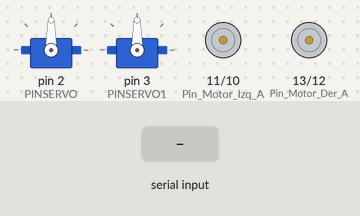
Recording of a sketch running on a simulated Arduino Uno, built with avr-gcc and run on an emulated ATmega328P. On the bench: 2 × servo, motor-driver pin pairs drawn as motors (green arrow = first pin HIGH = forward, orange = second pin HIGH = backward, longer = more drive). The inputs (shaded band) are chosen by the test bench.

Above: at 1.2 s.
1.3 s: "1" received over the second serial link
At 2.5 s:
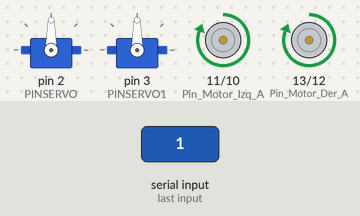
2.8 s: "4" received over the second serial link
At 3.8 s:
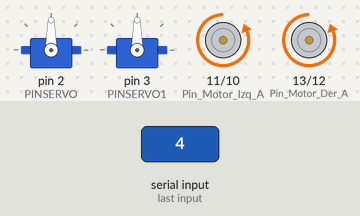
4.3 s: "2" received over the second serial link
At 5.0 s:
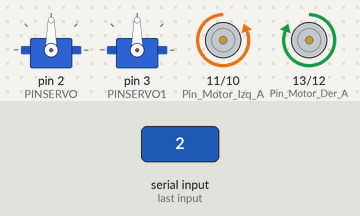
5.8 s: "3" received over the second serial link
At 6.1 s:
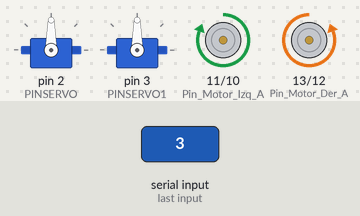
7.3 s: "a" received over the second serial link
At 8.4 s:
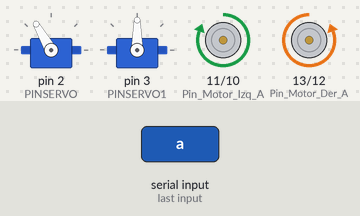
8.8 s: "5" received over the second serial link
At 9.6 s:
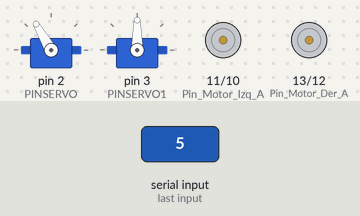
Timing chart, 0 to 11.3 s (numbered marks = the images above; inputs shaded):
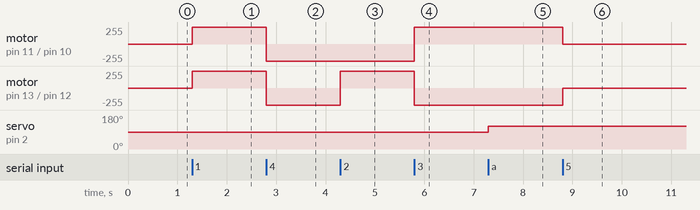

Measured:
- after the input at 1.3 s, motor on pin 11 (Pin_Motor_Izq_A) / pin 10 (Pin_Motor_Izq_B), motor on pin 13 (Pin_Motor_Der_A) / pin 12 (Pin_Motor_Der_B): stopped → forward 255/255 at once
- after the input at 2.8 s, motor on pin 11 (Pin_Motor_Izq_A) / pin 10 (Pin_Motor_Izq_B), motor on pin 13 (Pin_Motor_Der_A) / pin 12 (Pin_Motor_Der_B): forward 255/255 → backward 255/255 at once
- after the input at 4.3 s, motor on pin 13 (Pin_Motor_Der_A) / pin 12 (Pin_Motor_Der_B): backward 255/255 → forward 255/255 at once
- after the input at 5.8 s, motor on pin 11 (Pin_Motor_Izq_A) / pin 10 (Pin_Motor_Izq_B): backward 255/255 → forward 255/255 at once; motor on pin 13 (Pin_Motor_Der_A) / pin 12 (Pin_Motor_Der_B): forward 255/255 → backward 255/255 at once
- after the input at 7.3 s, servo on pin 2 (PINSERVO): 90° → 120° at once
- after the input at 8.8 s, motor on pin 11 (Pin_Motor_Izq_A) / pin 10 (Pin_Motor_Izq_B): forward 255/255 → stopped at once; motor on pin 13 (Pin_Motor_Der_A) / pin 12 (Pin_Motor_Der_B): backward 255/255 → stopped at once

The sketch:

Avances_finales.ino
```cpp
/*
PBOT
*/

#include <Servo.h>      // incluye libreria de Servo
#include <SoftwareSerial.h> // libreria que permite establecer pines digitales
        // para comunicacion serie

SoftwareSerial miBT(8, 9);  // pin 8 como TX, pin 9 como RX
Servo servo1;     // crea objeto servo1
Servo servo2;     // crea objeto servo2

int PINSERVO = 2;   // pin 2 conectado a señal del servo
int PINSERVO1 = 3;   // pin 3 conectado a señal del servo2
int PULSOMIN = 1000;    // pulso minimo en microsegundos
int PULSOMAX = 2000;    // pulso maximo en microsegundos

char dato = 0;      // variable para almacenar caracter recibido

//Pines de conexión del driver
int Pin_Motor_Der_A = 13;
int Pin_Motor_Der_B = 12;
int Pin_Motor_Izq_A = 11;
int Pin_Motor_Izq_B = 10;
int tiempo=0;

void setup(){
  miBT.begin(38400);    // comunicacion serie entre Arduino y el modulo a 38400 bps
  servo1.attach(PINSERVO, PULSOMIN, PULSOMAX);  // inicializacion de servo
  servo2.attach(PINSERVO1, PULSOMIN, PULSOMAX);  // inicializacion de servo

// configuramos los pines como salida
  pinMode(Pin_Motor_Der_A, OUTPUT);
  pinMode(Pin_Motor_Der_B, OUTPUT);
  pinMode(Pin_Motor_Izq_A, OUTPUT);
  pinMode(Pin_Motor_Izq_B, OUTPUT);
}

void loop(){
if (miBT.available()) {      // si hay informacion disponible desde modulo

  dato = miBT.read();   // almacena en DATO el caracter recibido desde modulo

  if( dato == '1' ){
    Mover_Adelante();
        tiempo=0;
  }

  if( dato == '4' ){
    Mover_Retroceso();
        tiempo=0;
  }

  if( dato == '2' ){
    Mover_Izquierda();
        tiempo=0;
  }

  if( dato == '3' ){
      Mover_Derecha();
        tiempo=0;
    }

  if( dato == '5' ){
      Mover_Stop();
        tiempo=0;
    }

  if (dato=='a') // Si el carácter recibido es a
      {
      int a = servo1.read() + 30   ;
        servo1.write(a);
      }

  if (dato=='b') // Si el carácter recibido es b
      {
      int a = servo1.read() - 30  ;
        servo1.write(a);    // ubica el servo a 0 grados
      }
  if (dato=='c') // Si el carácter recibido es c
      {
       int a = servo2.read() + 30   ;
       servo2.write(a);
      }

  if (dato=='d')
      {
      int a = servo2.read() - 30  ;
      servo2.write(a);    // ubica el servo a 0 grados
      }

 if(tiempo<200) // 100 cilcos de 1ms
  {
    tiempo=tiempo+1;
  }
  else   //ya transcurrió 100ms (100ciclos)
  {
    Mover_Stop();
  }

  delay(1); //pasusa de 1ms por ciclo

  }
}
void Mover_Adelante()
{
  digitalWrite (Pin_Motor_Der_A, HIGH);
  digitalWrite (Pin_Motor_Der_B, LOW);
  digitalWrite (Pin_Motor_Izq_A, HIGH);
  digitalWrite (Pin_Motor_Izq_B, LOW);
}

void Mover_Retroceso()
{
  digitalWrite (Pin_Motor_Der_A,LOW );
  digitalWrite (Pin_Motor_Der_B,HIGH );
  digitalWrite (Pin_Motor_Izq_A,LOW );
  digitalWrite (Pin_Motor_Izq_B,HIGH );
}
void Mover_Derecha()
{
  digitalWrite (Pin_Motor_Der_A,LOW );
  digitalWrite (Pin_Motor_Der_B,HIGH );
  digitalWrite (Pin_Motor_Izq_A,HIGH);
  digitalWrite (Pin_Motor_Izq_B,LOW);
}
void Mover_Izquierda()
{
  digitalWrite (Pin_Motor_Der_A,HIGH);
  digitalWrite (Pin_Motor_Der_B,LOW);
  digitalWrite (Pin_Motor_Izq_A,LOW );
  digitalWrite (Pin_Motor_Izq_B,HIGH );
}
void Mover_Stop()
{
  digitalWrite (Pin_Motor_Der_A, LOW);
  digitalWrite (Pin_Motor_Der_B, LOW);
  digitalWrite (Pin_Motor_Izq_A, LOW);
  digitalWrite (Pin_Motor_Izq_B, LOW);
}
```
